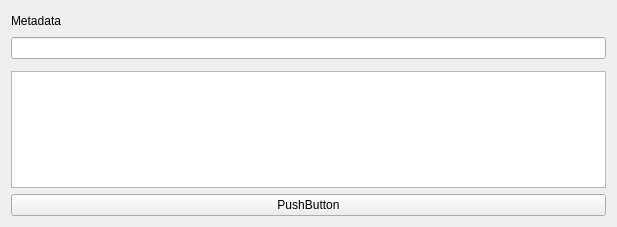
<?xml version="1.0" encoding="UTF-8"?>
<ui version="4.0">
 <class>MetadataWidget</class>
 <widget class="QWidget" name="MetadataWidget">
  <property name="geometry">
   <rect>
    <x>0</x>
    <y>0</y>
    <width>617</width>
    <height>227</height>
   </rect>
  </property>
  <property name="windowTitle">
   <string>Form</string>
  </property>
  <layout class="QGridLayout" name="gridLayout_3">
   <item row="0" column="0">
    <layout class="QHBoxLayout" name="horizontalLayout">
     <item>
      <widget class="QLabel" name="label">
       <property name="text">
        <string>Metadata</string>
       </property>
      </widget>
     </item>
     <item>
      <spacer name="horizontalSpacer">
       <property name="orientation">
        <enum>Qt::Orientation::Horizontal</enum>
       </property>
       <property name="sizeHint" stdset="0">
        <size>
         <width>258</width>
         <height>20</height>
        </size>
       </property>
      </spacer>
     </item>
    </layout>
   </item>
   <item row="1" column="0">
    <widget class="QStackedWidget" name="stackedWidget">
     <property name="currentIndex">
      <number>1</number>
     </property>
     <widget class="QWidget" name="viewPage">
      <layout class="QGridLayout" name="gridLayout">
       <property name="leftMargin">
        <number>0</number>
       </property>
       <property name="topMargin">
        <number>0</number>
       </property>
       <property name="rightMargin">
        <number>0</number>
       </property>
       <property name="bottomMargin">
        <number>0</number>
       </property>
       <item row="0" column="0">
        <widget class="QLabel" name="titleLabel">
         <property name="text">
          <string>TextLabel</string>
         </property>
        </widget>
       </item>
      </layout>
     </widget>
     <widget class="QWidget" name="editPage">
      <layout class="QGridLayout" name="gridLayout_2">
       <property name="leftMargin">
        <number>0</number>
       </property>
       <property name="topMargin">
        <number>0</number>
       </property>
       <property name="rightMargin">
        <number>0</number>
       </property>
       <property name="bottomMargin">
        <number>0</number>
       </property>
       <item row="0" column="0">
        <widget class="QLineEdit" name="titleEdit">
         <property name="sizePolicy">
          <sizepolicy hsizetype="Expanding" vsizetype="Preferred">
           <horstretch>0</horstretch>
           <verstretch>0</verstretch>
          </sizepolicy>
         </property>
        </widget>
       </item>
      </layout>
     </widget>
    </widget>
   </item>
   <item row="2" column="0">
    <widget class="QWidget" name="tagsWidget" native="true"/>
   </item>
   <item row="3" column="0">
    <widget class="QPlainTextEdit" name="plainTextEdit"/>
   </item>
   <item row="4" column="0">
    <widget class="QPushButton" name="pushButton">
     <property name="text">
      <string>PushButton</string>
     </property>
    </widget>
   </item>
  </layout>
 </widget>
 <resources/>
 <connections/>
</ui>
